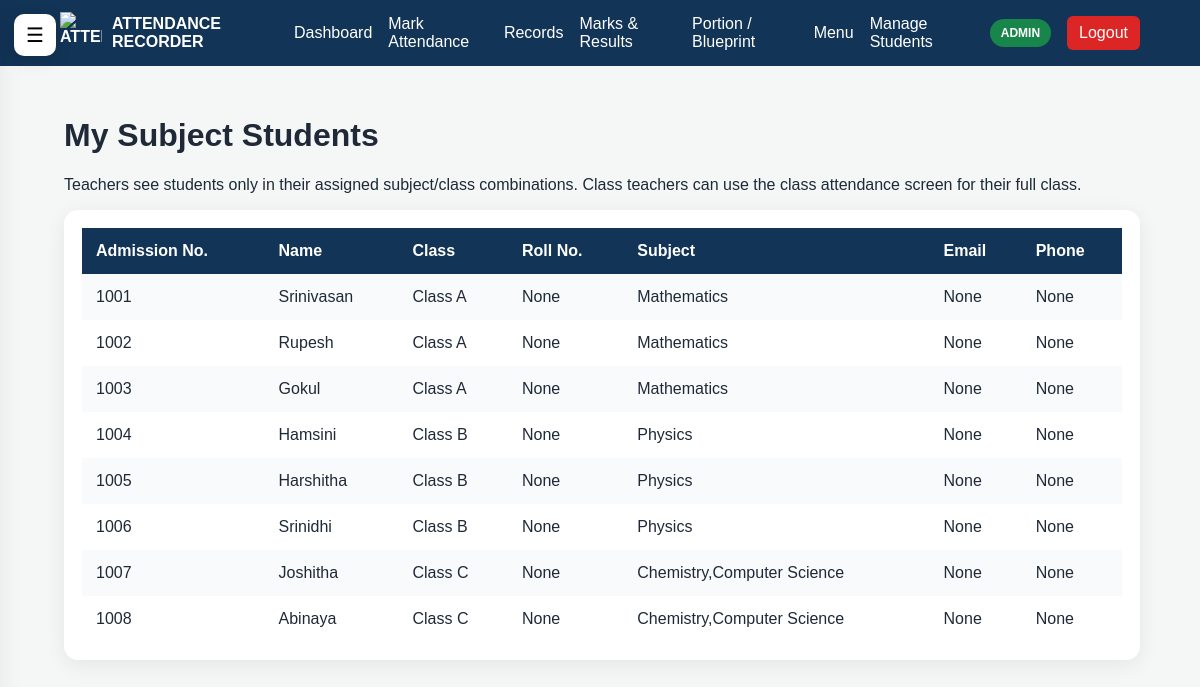
Screenshot of /subject-students (signed in) with the database file from the repository.
### tables this page shows
CREATE TABLE students (

            admission_no TEXT PRIMARY KEY,

            name TEXT NOT NULL,

            class_name TEXT DEFAULT 'Unassigned',

            password TEXT,

            roll_no TEXT,

            blood_group TEXT,

            mother_phone TEXT,

            father_phone TEXT,

            mother_email TEXT,

            father_email TEXT,

            address TEXT
        , email TEXT, phone TEXT, login_username TEXT DEFAULT '', photo TEXT DEFAULT '');

### app.py (the view)
@app.route("/subject-students")
def subject_students():
    if session.get("role") not in ["teacher", "admin"]:
        return redirect(url_for("login"))
    c=get_db_connection(); _ensure_targeted_schema(c)
    if session.get("role") == "teacher":
        rows=c.execute("""SELECT DISTINCT s.admission_no,s.name,s.class_name,s.roll_no,s.email,s.phone,ta.subject
                          FROM students s JOIN teacher_assignments ta ON ta.class_name=s.class_name
                          WHERE ta.username=? ORDER BY s.class_name,ta.subject,s.admission_no""", (session.get("username",""),)).fetchall()
    else:
        rows=c.execute("""SELECT s.admission_no,s.name,s.class_name,s.roll_no,s.email,s.phone,
                               COALESCE((SELECT GROUP_CONCAT(DISTINCT ta.subject) FROM teacher_assignments ta WHERE ta.class_name=s.class_name),'') AS subject
                        FROM students s ORDER BY s.class_name,s.admission_no""").fetchall()
    c.close(); return render_template("subject_students.html", rows=rows)

### app.py (called while the page is built, shortened)
def get_db_connection():
    connection = sqlite3.connect(
        DATABASE_FILE
    )
    connection.row_factory = sqlite3.Row
    return connection

def _master_connection():
    c = sqlite3.connect(MASTER_DATABASE_FILE)
    c.row_factory = sqlite3.Row
    return c

def get_db_connection():
    if not has_request_context():
        return _CORE_GET_DB_CONNECTION()
    slug = session.get("school_id")
    if not slug:
        return _CORE_GET_DB_CONNECTION()

def _current_school_name():
    slug = session.get("school_id", "our-school")
    c = _master_connection()
    row = c.execute("SELECT name FROM schools WHERE slug=?", (slug,)).fetchone()
    c.close()
    return row["name"] if row else "Our School"

@app.context_processor
def inject_7777_context():
    try:
        c = _master_connection()
        schools = c.execute(
            "SELECT name,slug FROM schools WHERE active=1 ORDER BY id"
        ).fetchall()
        c.close()
    except Exception:
        schools = []
    return {
        "school_list": schools,
        "current_school_name": _current_school_name(),
    }

@app.before_request
def prepare_7777_request():
    if request.path not in ["/login", "/logout"] and session.get("role") != "boss":
        if session.get("school_id") not in [None, "", "master"]:
            _feature_setup_current_db()

@app.after_request
def restore_7777_school_session(response):
    slug = getattr(g, "login_school_slug", None)
    if slug and session.get("role") in ["student", "teacher", "admin"]:
        session["school_id"] = slug
    return response

@app.before_request
def enforce_class_teacher_attendance_scope():
    return None

@app.before_request
def enforce_original_marks_subject():
    return None

@app.before_request
def boss_controls_registration_and_school_creation():
    if request.path == "/register" and session.get("role") != "boss":
        flash("Teacher/Admin account creation is controlled by Boss Admin.", "error")
        return redirect(url_for("login"))

@app.after_request
def no_cache_login_pages(response):
    if request.path == "/login" or request.path.startswith("/login/"):
        response.headers["Cache-Control"] = "no-store, no-cache, must-revalidate, max-age=0"
        response.headers["Pragma"] = "no-cache"
        response.headers["Expires"] = "0"
    return response

@app.before_request
def clear_stale_login_session():
    if request.path == "/login" and request.method == "GET" and session.get("role"):
        session.clear()

### templates/subject_students.html
{% extends "base.html" %}{% block title %}Subject Students{% endblock %}{% block content %}
<h1>My Subject Students</h1><p>Teachers see students only in their assigned subject/class combinations. Class teachers can use the class attendance screen for their full class.</p>
<div class="feature-card"><table><tr><th>Admission No.</th><th>Name</th><th>Class</th><th>Roll No.</th><th>Subject</th><th>Email</th><th>Phone</th></tr>{% for r in rows %}<tr><td>{{ r['admission_no'] }}</td><td>{{ r['name'] }}</td><td>{{ r['class_name'] }}</td><td>{{ r['roll_no'] }}</td><td>{{ r['subject'] }}</td><td>{{ r['email'] }}</td><td>{{ r['phone'] }}</td></tr>{% else %}<tr><td colspan="7">No assigned subject students.</td></tr>{% endfor %}</table></div>
{% endblock %}

### static/css/style.css (style rules this page uses)
* { box-sizing: border-box; }
body { margin: 0; font-family: Arial, sans-serif; background: #f4f7f6; color: #1f2937; }
table { width: 100%; border-collapse: collapse; }
th { background: #123456; color: white; text-align: left; }
th, td { padding: 14px; }
tr:nth-child(even) { background: #f9fafb; }
.feature-card { background:#fff;border-radius:14px;padding:18px;box-shadow:0 5px 22px rgba(0,0,0,.07);margin-bottom:18px }

### rows the page displays
students: admission_no "1001", name "Srinivasan", class_name "Class A", roll_no "None", subject "Mathematics", email "None", phone "None"
students: admission_no "1002", name "Rupesh", class_name "Class A", roll_no "None", subject "Mathematics", email "None", phone "None"
students: admission_no "1003", name "Gokul", class_name "Class A", roll_no "None", subject "Mathematics", email "None", phone "None"
students: admission_no "1004", name "Hamsini", class_name "Class B", roll_no "None", subject "Physics", email "None", phone "None"
students: admission_no "1005", name "Harshitha", class_name "Class B", roll_no "None", subject "Physics", email "None", phone "None"
students: admission_no "1006", name "Srinidhi", class_name "Class B", roll_no "None", subject "Physics", email "None", phone "None"
students: admission_no "1007", name "Joshitha", class_name "Class C", roll_no "None", subject "Chemistry,Computer Science", email "None", phone "None"
students: admission_no "1008", name "Abinaya", class_name "Class C", roll_no "None", subject "Chemistry,Computer Science", email "None", phone "None"

### other values shown
{{ session.get("role", "").upper() }} "ADMIN"
